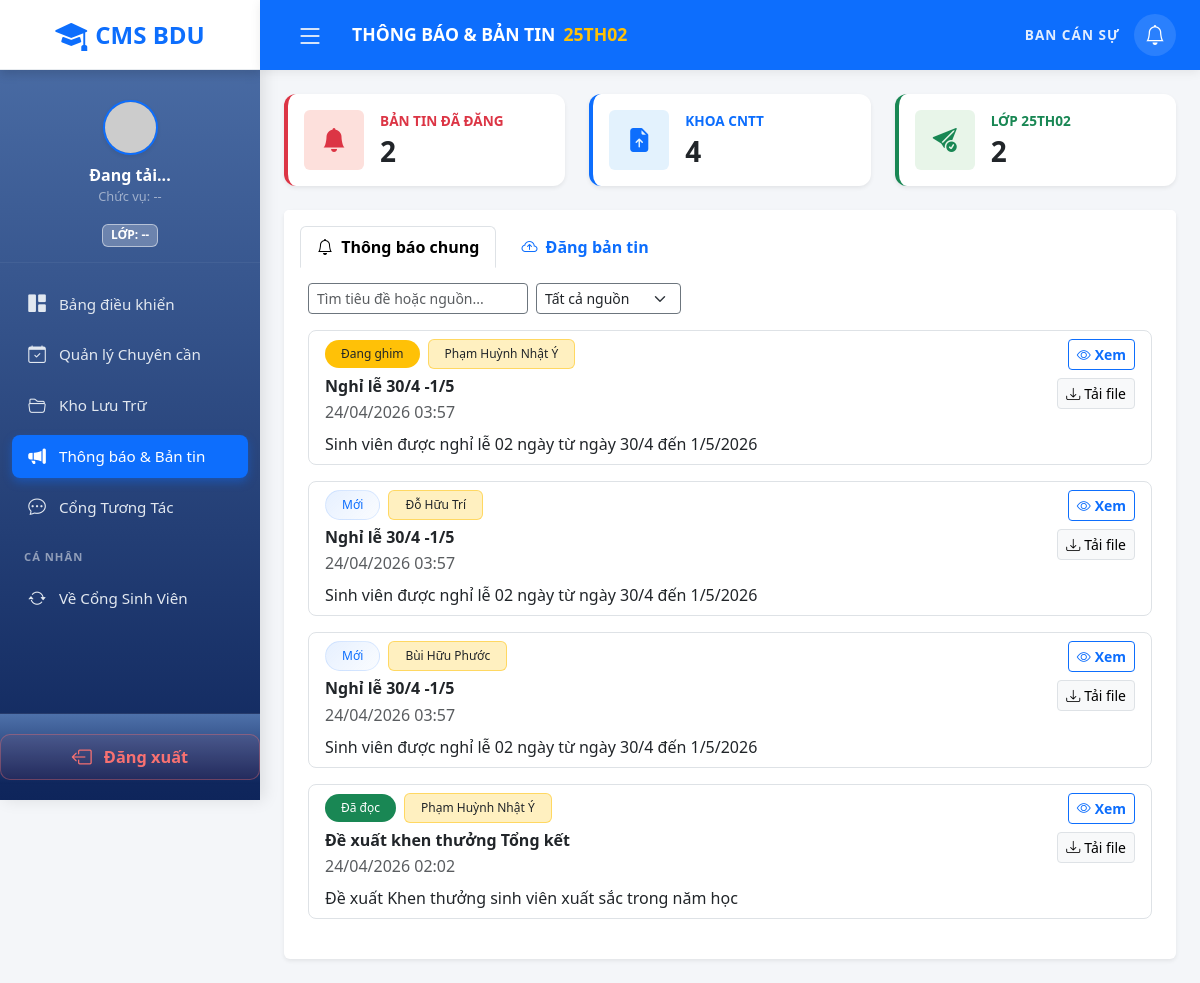
The app's page /views/bcs/announcements.php (signed in) with its own data.
### tables this page shows
CREATE TABLE `classes` (
  `id` int(11) NOT NULL AUTO_INCREMENT,
  `department_id` int(11) DEFAULT NULL,
  `class_name` varchar(50) NOT NULL,
  `academic_year` varchar(20) DEFAULT NULL,
  `created_at` timestamp NOT NULL DEFAULT current_timestamp(),
  PRIMARY KEY (`id`),
  KEY `department_id` (`department_id`),
  CONSTRAINT `classes_ibfk_1` FOREIGN KEY (`department_id`) REFERENCES `departments` (`id`) ON DELETE CASCADE
);

CREATE TABLE `notification_logs` (
  `id` int(11) NOT NULL AUTO_INCREMENT,
  `user_id` int(11) NOT NULL,
  `title` varchar(255) DEFAULT NULL,
  `message` text DEFAULT NULL,
  `is_read` tinyint(1) DEFAULT 0,
  `created_at` timestamp NOT NULL DEFAULT current_timestamp(),
  PRIMARY KEY (`id`),
  KEY `user_id` (`user_id`),
  CONSTRAINT `notification_logs_ibfk_1` FOREIGN KEY (`user_id`) REFERENCES `users` (`id`) ON DELETE CASCADE
);

CREATE TABLE `users` (
  `id` int(11) NOT NULL AUTO_INCREMENT,
  `username` varchar(50) DEFAULT NULL,
  `password` varchar(255) DEFAULT NULL,
  `full_name` varchar(100) DEFAULT NULL,
  `email` varchar(100) NOT NULL,
  `google_id` varchar(255) DEFAULT NULL,
  `role` enum('student','bcs','teacher','support_admin','admin') DEFAULT 'student',
  `secondary_role` enum('student','bcs','teacher','admin') DEFAULT NULL,
  `is_active` tinyint(1) DEFAULT 1 COMMENT '1: Hoạt động, 0: Bị khóa',
  `position` varchar(100) DEFAULT NULL COMMENT 'Chức vụ (BCS): Lớp trưởng, Lớp phó',
  `academic_title` varchar(50) DEFAULT NULL COMMENT 'Học hàm/học vị: GS, PGS, TS, ThS, CN...',
  `avatar` varchar(255) DEFAULT NULL,
  `birth_date` date DEFAULT NULL,
  `phone_number` varchar(20) DEFAULT NULL,
  `address` varchar(255) DEFAULT NULL,
  `created_at` timestamp NOT NULL DEFAULT current_timestamp(),
  PRIMARY KEY (`id`),
  UNIQUE KEY `email` (`email`)
);

### views/bcs/announcements.php (the view, shortened to what the rows shown need)
<?php
require_once __DIR__ . '/../../config/config.php';
require_once __DIR__ . '/../../config/session.php';
require_once __DIR__ . '/../../config/helpers.php';
$userId = $_SESSION['user_id'];
$classInfo = getUserClassInfo($userId);
$className = $classInfo['class_name'];
$stmt = $pdo->prepare("
    SELECT n.*, u.full_name as creator_name
    FROM notification_logs n
    LEFT JOIN users u ON n.user_id = u.id
    ORDER BY n.created_at DESC
    LIMIT 50
");
$stmt->execute();
$systemAnnouncements = $stmt->fetchAll();
$stmt = $pdo->prepare("
    SELECT * FROM notification_logs
    WHERE user_id = ? AND title IS NOT NULL
    ORDER BY created_at DESC
    LIMIT 20
");
$stmt->execute([$userId]);
$myAnnouncements = $stmt->fetchAll();
?>
<!DOCTYPE html>
<html lang="vi">
<head>
    <link href="https://cdn.jsdelivr.net/npm/bootstrap@5.3.0/dist/css/bootstrap.min.css" rel="stylesheet">
    <link href="https://cdn.jsdelivr.net/npm/bootstrap-icons@1.10.5/font/bootstrap-icons.css" rel="stylesheet">
    <link rel="stylesheet" href="../../public/css/style.css">
    <link rel="stylesheet" href="../../public/css/layout.css">
    <link rel="stylesheet" href="../../public/css/bcs/bcs-layout.css">
    <link rel="stylesheet" href="../../public/css/bcs/announcements.css">
</head>
<body class="dashboard-body">
<div class="main-content" id="mainContent" style="padding: 0; background-color: #f4f6f9; min-height: 100vh;">
    <div class="top-navbar-blue d-flex justify-content-between align-items-center px-4 py-3 announcements-header">
        <div class="d-flex align-items-center">
            <h4 class="m-0 text-white fw-bold d-flex align-items-center">THÔNG BÁO & BẢN TIN <span class="text-warning ms-2"><?= e($className) ?></span></h4>
        </div>
    </div>
    <div class="p-4">
        <div class="row g-4 mb-4">
            <div class="col-md-4">
                <div class="card stat-card-custom border-start border-success border-4 h-100 p-3 shadow-sm bg-white">
                    <div class="d-flex align-items-center">
                        <div>
                            <p class="text-success fw-bold mb-1" style="font-size: 0.85rem;">LỚP <?= e($className) ?></p>
                            <h3 class="mb-0 fw-bold text-dark"><?= count($myAnnouncements) ?></h3>
                        </div>
                    </div>
                </div>
            </div>
        </div>
        <div class="card shadow-sm border-0 announcement-card">
            <div class="card-body p-4">
                <div class="tab-content">
                    <div class="tab-pane fade show active" id="general-panel" role="tabpanel" aria-labelledby="general-tab">
                        <div class="list-group">
                            <?php if (!empty($systemAnnouncements)): ?>
                            <?php foreach ($systemAnnouncements as $idx => $ann): ?>
                            <div class="list-group-item announcement-item border rounded-3 mb-3">
                                <div class="d-flex justify-content-between align-items-start gap-3">
                                    <div>
                                        <div class="d-flex align-items-center gap-2 mb-2">
                                            <?php if ($idx < 3): ?>
                                            <span class="badge rounded-pill <?= $idx == 0 ? 'bg-warning text-dark' : 'announcement-pill' ?> px-3 py-2 fw-normal"><?= $idx == 0 ? 'Đang ghim' : 'Mới' ?></span>
                                            <?php else: ?>
                                            <span class="badge rounded-pill bg-success text-white px-3 py-2 fw-normal">Đã đọc</span>
                                            <?php endif; ?>
                                            <span class="badge bg-warning bg-opacity-25 text-dark border border-warning border-opacity-50 px-3 py-2 fw-normal"><?= e($ann['creator_name'] ?? 'Hệ thống') ?></span>
                                        </div>
                                        <h6 class="fw-bold text-dark mb-1"><?= e($ann['title'] ?? 'Thông báo') ?></h6>
                                        <p class="text-muted mb-2"><?= formatDateTime($ann['created_at']) ?></p>
                                        <p class="mb-0 text-dark"><?= e($ann['message'] ?? '') ?></p>
                                    </div>
                                    <div class="text-end">
                                        <button class="btn btn-outline-primary btn-sm fw-bold mb-2" onclick='openViewModal(<?= htmlspecialchars(json_encode($ann), ENT_QUOTES, "UTF-8") ?>)'><i class="bi bi-eye me-1"></i>Xem</button>
                                        <div class="d-flex gap-2 justify-content-end flex-wrap">
                                            <button class="btn btn-sm btn-light border" onclick='downloadAnnouncementFile(<?= htmlspecialchars(json_encode($ann), ENT_QUOTES, "UTF-8") ?>)'><i class="bi bi-download me-1"></i>Tải file</button>
                                        </div>
                                    </div>
                                </div>
                            </div>
                            <?php endforeach; ?>
                            <?php endif; ?>
                        </div>
                    </div>
                </div>
            </div>
        </div>
    </div>
</div>
</body>
</html>

### records on screen
classes: class_name "25TH02"
notification_logs: shows "Đang ghim", user.full_name "Phạm Huỳnh Nhật Ý", title "Nghỉ lễ 30/4 -1/5", created_at "24/04/2026 03:57", message "Sinh viên được nghỉ lễ 02 ngày từ ngày 30/4 đến 1/5/2026"
notification_logs: shows "Mới", user.full_name "Đỗ Hữu Trí", title "Nghỉ lễ 30/4 -1/5", created_at "24/04/2026 03:57", message "Sinh viên được nghỉ lễ 02 ngày từ ngày 30/4 đến 1/5/2026"
notification_logs: shows "Mới", user.full_name "Bùi Hữu Phước", title "Nghỉ lễ 30/4 -1/5", created_at "24/04/2026 03:57", message "Sinh viên được nghỉ lễ 02 ngày từ ngày 30/4 đến 1/5/2026"
notification_logs: shows "Đã đọc", user.full_name "Phạm Huỳnh Nhật Ý", title "Đề xuất khen thưởng Tổng kết", created_at "24/04/2026 02:02", message "Đề xuất Khen thưởng sinh viên xuất sắc trong năm học"

### other values on screen
$postedCount "2"
count($systemAnnouncements) "4"
count($myAnnouncements) "2"
